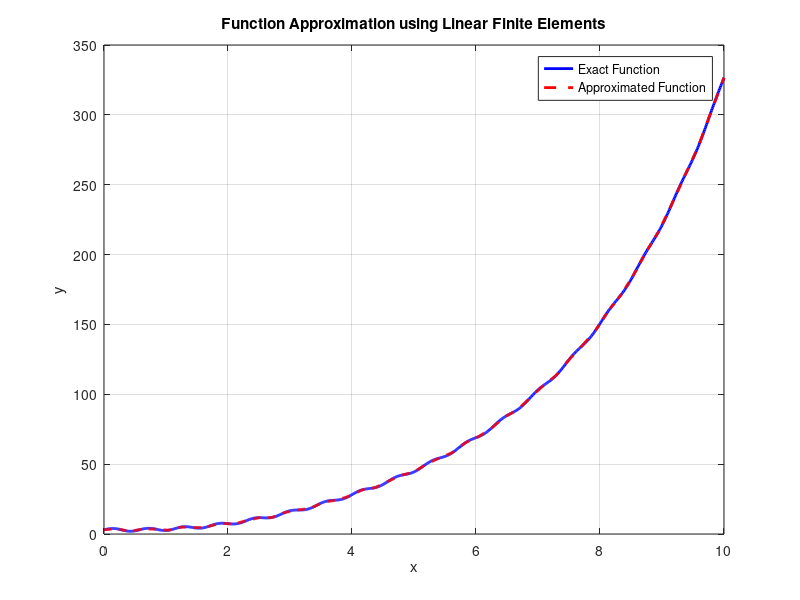

The MATLAB script that drew this image: (Note: this script raises an error after producing the figure.)
% Define the original function
y_func = @(x) sin(3.5 * pi * x) + 30 ./ (x + 10) + (x.^3) .* exp(-x ./ 4) + (0.3 * x).^5;

% Interval [0, 10]
a = 0;
b = 10;

% Start with a guess for the number of elements
n_elements = 2;

% Initialize the error
err = inf;

% Error threshold
err_thresh = 1;

% Maximum number of iterations to prevent infinite loop
max_iter = 1000;
iter = 0;

while err > err_thresh && iter < max_iter
    iter = iter + 1;
    dx = (b - a) / n_elements;
    x_nodes = a:dx:b; % Nodes
    % Compute the y values for the line segments
    psi = y_func(x_nodes);
    
    % Calculate the error using numerical integration
    % The interp1 function creates a function for psi using the values
    % computed at the nodal points.
    err_func = @(x) (interp1(x_nodes, psi, x, 'linear', 'extrap') - y_func(x)).^2;
    err = integral(err_func, a, b);
    
    if err > err_thresh
        n_elements = n_elements + 1;
            % Increase the number of elements step-wise.
    end
end

% Plotting
x_fine = linspace(a, b, 1000);
y_exact = y_func(x_fine);
y_approx = interp1(x_nodes, psi, x_fine, 'linear');

figure;
plot(x_fine, y_exact, 'b-', 'LineWidth', 2);
hold on;
plot(x_fine, y_approx, 'r--', 'LineWidth', 2);
legend('Exact Function', 'Approximated Function', 'Location', 'Best');
title('Function Approximation using Linear Finite Elements');
xlabel('x');
ylabel('y');
grid on;

n_basis = 0;
% Output the final number of elements and the error
fprintf('Final number of basis functions: %d\n', n_elements);
fprintf('Final error: %f\n', err);

numCols = 3;
numRows = ceil(length(psi') / numCols);
paddedArray = [psi'; nan(numRows*numCols - length(psi'), 1)]; % Pad with NaNs
psir = reshape(paddedArray, [numRows, numCols]);
tableArray = array2table(psir);
disp(tableArray);
